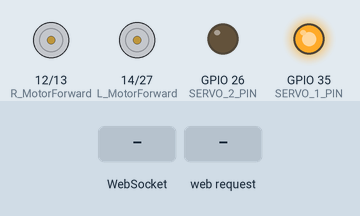
A sketch run on a simulated ESP32. On the bench: motor-driver pin pairs drawn as motors (green arrow = first pin HIGH = forward, orange = second pin HIGH = backward, longer = more drive), output pins drawn as LEDs (lit = HIGH). The inputs (shaded band) are chosen by the test bench. What the sketch prints to the serial monitor is not drawn.

Above: at 1.7 s.
1.8 s: WebSocket text "true" received
3.3 s: HTTP request GET / received
Timing chart, 0 to 6.3 s (numbered marks = the images above; inputs shaded):
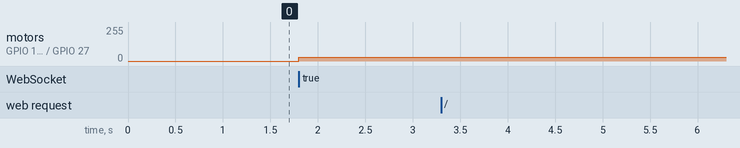

The sketch:

BotControlCode.ino
```cpp
#include <WiFi.h>
#include <WebServer.h>
#include <WebSocketsServer.h>
#include "index.h"


// Pines
const int SERVO_1_PIN = 35;
const int SERVO_2_PIN = 26;

// Posic.
const int POSICION_ABAJO = 0;
const int POSICION_ARRIBA = 255;


const int R_MotorForward = 12;
const int R_MotorBack = 13;

const int L_MotorForward = 14;
const int L_MotorBack = 27;

const char* ssid = "hola";
const char* password = "11111111";

WebServer server(80);                               // Web server on port 80
WebSocketsServer webSocket = WebSocketsServer(81);  // WebSocket server on port 81

void webSocketEvent(uint8_t num, WStype_t type, uint8_t* payload, size_t length);

int pwmx = 0;   // Global controller input
int pwmy = 0;

void setup() {
  Serial.begin(9600);

  pinMode(R_MotorForward, OUTPUT);
  pinMode(R_MotorBack, OUTPUT);
  pinMode(L_MotorForward, OUTPUT);
  pinMode(L_MotorBack, OUTPUT);

  pinMode(SERVO_1_PIN, OUTPUT);
  pinMode(SERVO_2_PIN, OUTPUT);

  controlarBrazo(POSICION_ABAJO);

  delay(500);

  // Create a Wi-Fi network with the SSID and password
  Serial.print("Setting AP (Access Point)…");
  // Remove the password parameter, if you want the AP (Access Point) to be open
  WiFi.softAP(ssid, password);

  IPAddress IP = WiFi.softAPIP();
  Serial.print("AP IP address: ");
  Serial.println(IP);

  // Initialize WebSocket server
  webSocket.begin();
  webSocket.onEvent(webSocketEvent);

  // Serve a basic HTML page with JavaScript to create the WebSocket connection
  server.on("/", HTTP_GET, []() {
    Serial.println("Web Server: received a web page request");
    String html = HTML_CONTENT;  // Use the HTML content from the index.h file
    server.send(200, "text/html", html);
  });

  server.begin();
  Serial.print("ESP Web Server's IP address: ");
  Serial.println(WiFi.localIP());
}

void loop() {
  // Handle client requests
  server.handleClient();

  // Handle WebSocket events
  webSocket.loop();

}


void manual_motor_control(int pwmx, int pwmy) {
  const int minInput = 10;

  //pwmy = -pwmy;
  //pwmx = pwmx/2;

  // Calculate motor speeds
  int motor1 = (-pwmy + pwmx)+30;
  int motor2 = (pwmy + pwmx)+30;

  // Clamp values to PWM range (0–255)
  motor1 = constrain(motor1, -255, 255);
  motor2 = constrain(motor2, -255, 255);

  //motor2 = motor2 * 0.90; //percentage of power

  // Motor 1 control
  if (motor1 > minInput) {
    analogWrite(R_MotorForward, motor1);
    analogWrite(R_MotorBack, 0);

  } else if (motor1 < -minInput) {
    analogWrite(R_MotorForward, 0);
    analogWrite(R_MotorBack, -motor1);
    //Serial.println("Motor 1 backward");
  } else {
    analogWrite(R_MotorForward, 0);
    analogWrite(R_MotorBack, 0);
    //Serial.println("Motor 1 stop");
  }

  // Motor 2 control
  if (motor2 > minInput) {
    analogWrite(L_MotorForward, motor2);
    analogWrite(L_MotorBack, 0);

  } else if (motor2 < -minInput) {
    analogWrite(L_MotorForward, 0);
    analogWrite(L_MotorBack, -motor2);
    //Serial.println("Motor 2 backward");
  } else {
    analogWrite(L_MotorForward, 0);
    analogWrite(L_MotorBack, 0);
    //Serial.println("Motor 2 stop");
  }
}


void controlarBrazo(bool estado)
{
  if (estado)
  {
    analogWrite(SERVO_1_PIN, POSICION_ABAJO);
    analogWrite(SERVO_2_PIN, POSICION_ARRIBA);
    Serial.println("Posición de servos arriba");
  }
  else
  {
    analogWrite(SERVO_1_PIN, POSICION_ARRIBA);
    analogWrite(SERVO_2_PIN, POSICION_ABAJO);
    Serial.println("Posición de servos abajo");
  }
}


void webSocketEvent(uint8_t num, WStype_t type, uint8_t* payload, size_t length) {
  switch (type) {
    case WStype_DISCONNECTED:
      Serial.printf("[%u] Disconnected!\n", num);
      break;

    case WStype_CONNECTED: {
      IPAddress ip = webSocket.remoteIP(num);
      Serial.printf("[%u] Connected from %d.%d.%d.%d\n", num, ip[0], ip[1], ip[2], ip[3]);
      }
      break;

    case WStype_TEXT: {
      String message = String((char*)payload);
      message.trim();
      //Serial.printf("[%u] Received text: %s\n", num, message.c_str());

      if (message.startsWith("x")) {
        pwmx = message.substring(1).toInt();   // take number after 'x'
        //Serial.printf("pwmx updated: %d\n", pwmx);
      }
      else if (message.startsWith("y")) {
        pwmy = message.substring(1).toInt();   // take number after 'y'
        //Serial.printf("pwmy updated: %d\n", pwmy);
      }
      else if (message.startsWith("s")){
        if (message.substring(1) == "true"){
          controlarBrazo(true);
        }
        else{
          controlarBrazo(false);
        }
      }
      manual_motor_control(pwmx, pwmy);
      break;
    }
  }
}
```

index.h
```cpp
const char HTML_CONTENT[] PROGMEM = R"rawliteral(
<!DOCTYPE html>
<html>
<head>
    <title>Bot Joystick</title>
    <style>
        * {
            box-sizing: border-box;
        }

        :root {
            --bg_color: #1B1B1D;
            --light_green_bg: #2F4F4F;
            --dark_green_bg: #233b3b;
        }

        html, body {
            margin: 0;
            min-height: 100%;
        }

        body {
            background-color: var(--bg_color);
        }

        .row {  /* Used as the central row containig both columns for the controller */
            display: flex;
            flex-wrap: wrap;
            align-items: center;
            justify-content: center;
            gap: 24px;
            padding: 20px;
            min-height: 100vh;
        }

        .column {
            display: flex;
            flex-direction: column;
            align-items: center;
            gap: 8px;
            padding-left: 15px;
            padding-right: 15px;
        }

        .button2 {
            background-color: var(--light_green_bg);
            color: var(--bg_color);
            border: none;
            padding: 10px 20px;
            text-align: center;
            text-decoration: none;
            display: inline-block;
            font-size: 20px;
            cursor: pointer;
            border-radius: 25px;
        }

        :root {
            /* Always smaller than the viewport */
            --joystick-size: min(510px, 85vmin);
        }

        .parent-container {
            position: relative;
            width: var(--joystick-size);
            height: var(--joystick-size);
            flex-shrink: 0;
        }

        .button {
            width: 100%;
            height: 100%;
            padding: 0;
            border: none;
            display: block;
            cursor: pointer;
            background-color: var(--light_green_bg);
        }

        .joystick-button {
            border-radius: 50%;
        }

        .top-layer {
            /* aprox 110px knob inside a 510px base */
            position: absolute;
            width: 21.6%;
            height: 21.6%;
            top: 39.2%;
            left: 39.2%;
            z-index: 2;
            pointer-events: none;
        }

        .center-circle {
            position: absolute;
            width: 100%;
            height: 100%;
            background-color: var(--dark_green_bg);
            border-radius: 50%;
        }
    </style>
    <meta name="viewport" content="user-scalable=no">
</head>

<body id="body">
    <div class="row" style="align-items: start;">
        <div class="column">
            <div style="display: flex; gap: 8px; vertical-align: top;">
                <button class="button2" onclick="onConnectClick();" id="connectButton" style="background-color: #ad0505;">Connect</button>
                <button class="button2" onclick="openFullscreen();">Fullscreen</button>
            </div>

            <div style="height: 20px;"></div>

            <button class="button2" onclick="toggleServos()" id="servoButton" style="width: 100%; padding-top: 40px; padding-bottom: 40px; background-color: #ad0505; border-radius: 50pc;">Servos</button>

            <!--
                --DEBUG INFO--
            <p>Cursor position:</p>
            <p id="position"></p>
            <p>Screen size:</p>
            <p id="screenSize"></p>
            <p>Joystick distance:</p>
            <p id="jDistance"></p>
            -->
        </div>

        <div class="column">
            <div class="parent-container">
                <button id="joystickButton" class="button joystick-button"></button>
                <div class="top-layer">
                    <div class="center-circle" id="centerCircle"></div>
                </div>
            </div>
        </div>
    </div>

    <script>
        //    --DEBUG INFO--
        //const positionElement = document.getElementById("position");
        //const screenSizeElement = document.getElementById("screenSize");
        //const joystickDistanceElement = document.getElementById("jDistance");

        const connectButton = document.getElementById("connectButton");
        const joystickButtonElement = document.getElementById("joystickButton");
        const joystickCenterCircle = document.getElementById("centerCircle");
        const servoButton = document.getElementById("servoButton");

        const MAX_JOYSTICK_DISTANCE = 255; // maximum input accepted by the backend
        const KNOB_RADIUS_RATIO = 55 / 255; // the knob refers to the center circle of the joystick, and its radius is determined from the base radius

        let ws = null; // websocket (connection with the backend)

        let mouseDown = false;

        var PWMX = 0; // global, processed input
        var PWMY = 0;
        var ServoState = false;

        // -- WebSocket connection --

        function onConnectClick() {
            if (!ws) {
                ws = new WebSocket("ws://" + window.location.hostname + ":81");
                ws.onopen = handleWsOpen;
                ws.onclose = handleWsClose;
                ws.onerror = handleWsError;
                ws.onmessage = handleWsMessage;
            } else {
                ws.close();
            }
        }

        function sendAction() {
            //    --DEBUG INFO--
            //console.log("x: " + PWMX + ",  y:" + PWMY);

            if (ws && ws.readyState === WebSocket.OPEN) {
                ws.send("x" + PWMX);
                ws.send("y" + PWMY);
            }
        }

        function handleWsOpen() {
            console.log("Connected");
            connectButton.textContent = "Disconnect";
            connectButton.style.backgroundColor = "#37ad05";
        }

        function handleWsClose() {
            console.log("Disconnected");
            connectButton.textContent = "Connect";
            connectButton.style.backgroundColor = "#ad0505";
            ws = null;
        }

        function handleWsError(err) {
            console.log("WebSocket error:", err);
        }

        function handleWsMessage(event) {
            console.log(event.data);
        }

        // -- Fullscreen button --

        function openFullscreen() {
            const target = document.documentElement;
            if (document.fullscreenElement) {
                document.exitFullscreen();
            } else if (target.requestFullscreen) {
                target.requestFullscreen();
            } else if (target.webkitRequestFullscreen) { // Safari
                target.webkitRequestFullscreen();
            } else if (target.msRequestFullscreen) { // IE11
                target.msRequestFullscreen();
            }
        }

        function toggleServos(){
            if (ws && ws.readyState === WebSocket.OPEN) {
                ServoState = !ServoState;
                ws.send("s" + ServoState);
                if (ServoState){
                    servoButton.style.backgroundColor = "#37ad05";
                }
                else {
                    servoButton.style.backgroundColor = "#ad0505";
                }
            }
        }


        // --- Joystick input ---

        joystickButtonElement.addEventListener("mousedown", () => { mouseDown = true; });
        joystickButtonElement.addEventListener("touchstart", (e) => {
            mouseDown = true;
            e.preventDefault();
        }, { passive: false });

        document.body.onmouseup = () => { mouseDown = false; };
        document.body.ontouchend = (e) => {
            // Only process this touchend (and the click it would otherwise trigger) if it's ending a joystick drag.
            // Letting every other touchend through by default keeps taps on the Connect/Fullscreen buttons working normally on mobile.
            if (mouseDown) {
                e.preventDefault();
            }
            mouseDown = false;
        };

        function getPointerXY(event) {
            if (event.touches && event.touches.length > 0) {
                return { x: event.touches[0].clientX, y: event.touches[0].clientY };
            }
            if (event.changedTouches && event.changedTouches.length > 0) {
                return { x: event.changedTouches[0].clientX, y: event.changedTouches[0].clientY };
            }
            return { x: event.clientX, y: event.clientY };
        }

        function updateCursorPosition(event) {
            const { x: cursorX, y: cursorY } = getPointerXY(event);
            const screenX = window.innerWidth;
            const screenY = window.innerHeight;

            const joystickPos = joystickButtonElement.getBoundingClientRect();
            const joystickPosX = joystickPos.x + joystickPos.width / 2;
            const joystickPosY = joystickPos.y + joystickPos.height / 2;

            const rawInputX = (cursorX - joystickPosX)*510/joystickPos.width;
            const rawInputY = -(cursorY - joystickPosY)*510/joystickPos.height;
            const inputDistance = Math.sqrt(rawInputX ** 2 + rawInputY ** 2);

            let inputX = rawInputX;
            let inputY = rawInputY;

            if (inputDistance > MAX_JOYSTICK_DISTANCE) {
                inputX = (rawInputX / inputDistance) * MAX_JOYSTICK_DISTANCE;
                inputY = (rawInputY / inputDistance) * MAX_JOYSTICK_DISTANCE;
            }

            // Scale the knob's visual travel so it works at any screen size.
            const containerRadius = joystickPos.width / 2;
            const safeOffset = containerRadius * (1 - KNOB_RADIUS_RATIO);

            if (mouseDown) {
                PWMX = Math.round(inputX);
                PWMY = Math.round(inputY);

                //    --DEBUG INFO--
                //joystickDistanceElement.textContent = `X: ${PWMX}, Y: ${PWMY}`;
                joystickCenterCircle.style.marginTop = `${(-inputY / MAX_JOYSTICK_DISTANCE) * safeOffset}px`;
                joystickCenterCircle.style.marginLeft = `${(inputX / MAX_JOYSTICK_DISTANCE) * safeOffset}px`;
            } else {
                PWMX = 0;
                PWMY = 0;

                //    --DEBUG INFO--
                //joystickDistanceElement.textContent = "None";
                joystickCenterCircle.style.marginTop = "0px";
                joystickCenterCircle.style.marginLeft = "0px";
            }

            //    --DEBUG INFO--
            //positionElement.textContent = `X: ${Math.round(cursorX)}, Y: ${Math.round(cursorY)}, Is pressed: ${mouseDown}`;
            //screenSizeElement.textContent = `X: ${screenX}, Y: ${screenY}`;
        }

        setInterval(sendAction, 40);
        document.addEventListener("mousemove", updateCursorPosition);
        document.addEventListener("mouseup", updateCursorPosition);
        document.addEventListener("mousedown", updateCursorPosition);

        document.addEventListener("touchmove", (e) => {
            updateCursorPosition(e);
            e.preventDefault();
        }, { passive: false });
        document.addEventListener("touchstart", updateCursorPosition);
        document.addEventListener("touchend", updateCursorPosition);
    </script>
</body>
</html>
)rawliteral";
```

Measured:
- after the input at 1.8 s, motor on GPIO 12 (R_MotorForward) / GPIO 13 (R_MotorBack), motor on GPIO 14 (L_MotorForward) / GPIO 27 (L_MotorBack): stopped → forward 30/255 at once
- after the input at 3.3 s, every drawn part: stays the same
